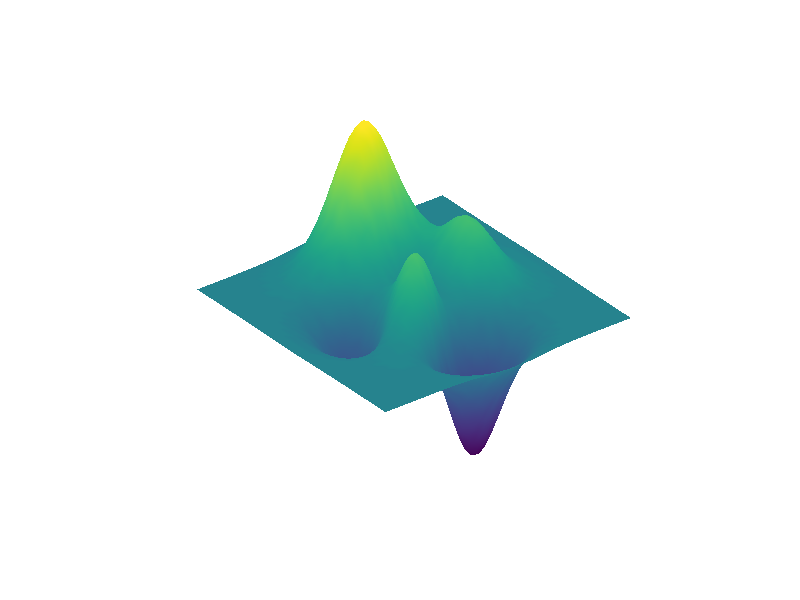

This figure's MATLAB source: (Note: this script raises an error after producing the figure.)
% Example of using CaptureFigVid
% Cheers, Dr. Alan Jennings, Research assistant professor, 
% Department of Aeronautics and Astronautics, Air Force Institute of Technology

%% Set up 3D plot to record
figure(171);clf;
surf(peaks,'EdgeColor','none','FaceColor','interp','FaceLighting','phong')
daspect([1,1,.3]);axis tight;
axis off;

%% Set up recording parameters (optional), and record
OptionZ.FrameRate=25;OptionZ.Periodic=true;
% CaptureFigVid([-20,10;-110,10;-190,80;-290,10;-380,10], 'WellMadeVid',OptionZ)
step=1;
tmp=[-360:step:360].';
OptionZ.Duration=length(tmp)/OptionZ.FrameRate;
ViewZ=[tmp,10*ones(size(tmp))];
CaptureFigVid(ViewZ,'MyRotation',OptionZ)
